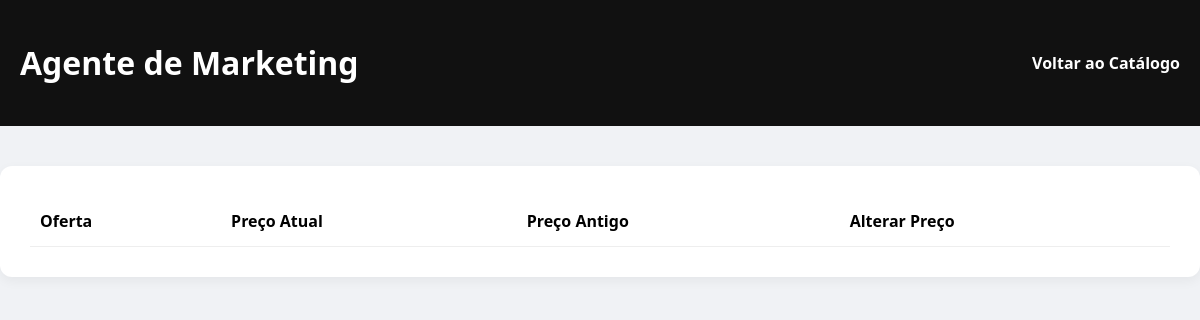
Before: /scripts/agentemarketing.php with the older database file.
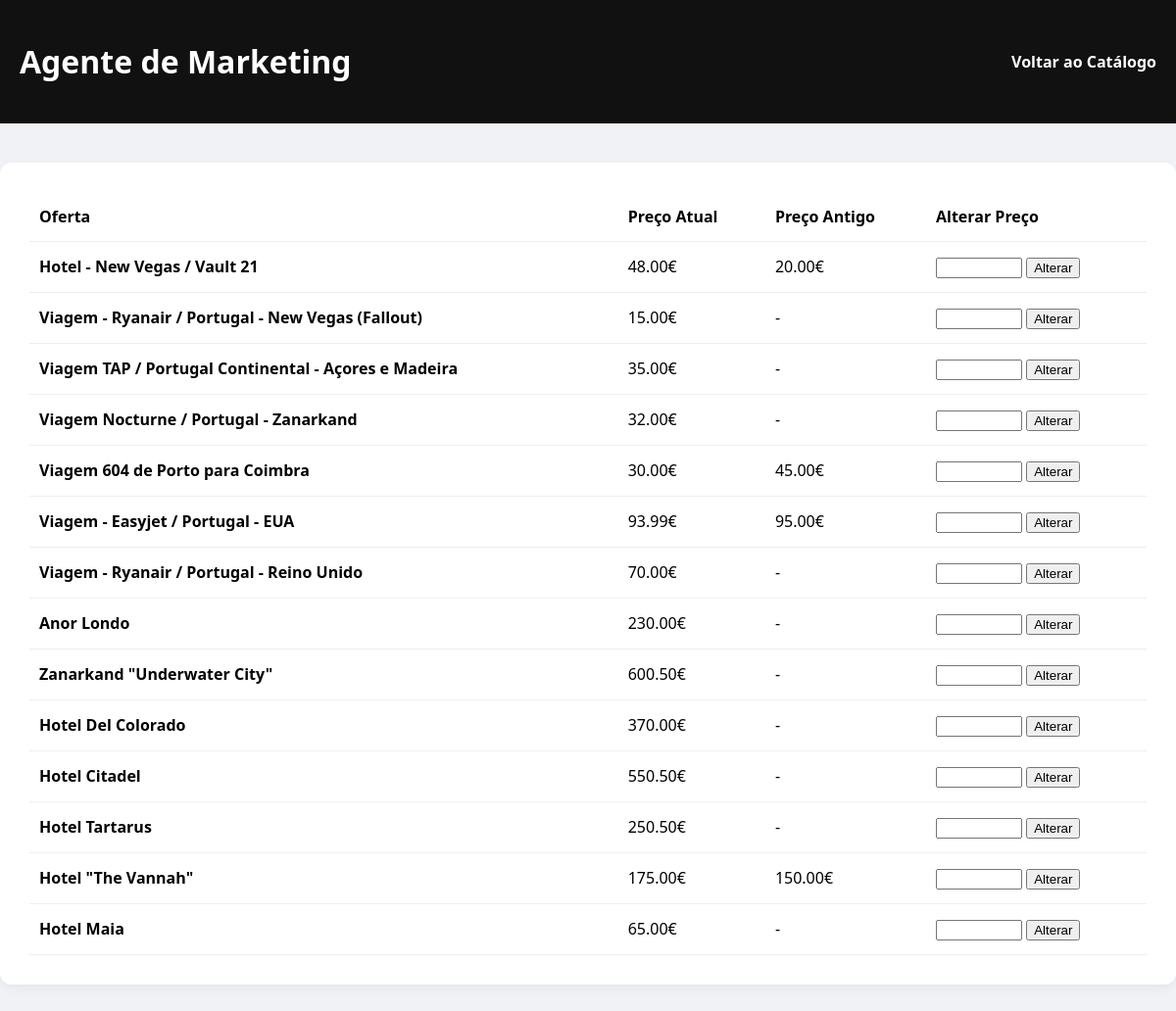
After: the same page with the newer database file.
### tables this page shows
CREATE TABLE ofertas (
    id INTEGER PRIMARY KEY AUTOINCREMENT,
    titulo TEXT NOT NULL,
    descricao TEXT NOT NULL,
    preco REAL NOT NULL,
    preco_antigo REAL
);

### scripts/agentemarketing.php (the view, shortened to what this page needs)
<?php
$db = new PDO("sqlite:" . __DIR__ . "/hshotels.db");
$ofertas = $db->query("SELECT * FROM ofertas ORDER BY id DESC")->fetchAll(PDO::FETCH_ASSOC);
?>
<!DOCTYPE html>
<html lang="pt-PT">
<head>
</head>
<body>
    <div class="header">
        <h1>Agente de Marketing</h1>
        <a href="catalogo.php" style="color: white; text-decoration: none; font-weight: bold;">Voltar ao Catálogo</a>
    </div>
    <div class="container">
        <table>
            <thead>
                <tr>
                    <th>Oferta</th>
                    <th>Preço Atual</th>
                    <th>Preço Antigo</th>
                    <th>Alterar Preço</th>
                </tr>
            </thead>
            <tbody>
                <?php foreach ($ofertas as $o): ?>
                    <tr>
                        <td><strong><?php echo htmlspecialchars($o['titulo']); ?></strong></td>
                        <td><?php echo number_format($o['preco'], 2); ?>€</td>
                        <td><?php echo $o['preco_antigo'] ? number_format($o['preco_antigo'], 2) . "€" : "-"; ?></td>
                        <td>
                            <form method="POST">
                                <input type="number" name="novo_preco" step="0.01" required style="width: 80px;">
                                <button type="submit">Alterar</button>
                            </form>
                        </td>
                    </tr>
                <?php endforeach; ?>
            </tbody>
        </table>
    </div>
</body>
</html>

Changed rows visible on the page:
added ofertas: titulo "Hotel - New Vegas / Vault 21", preco "48.00", preco_antigo "20.00"
added ofertas: titulo "Viagem - Ryanair / Portugal - New Vegas (Fallout)", preco "15.00"
added ofertas: titulo "Viagem TAP / Portugal Continental - Açores e Madeira", preco "35.00"
added ofertas: titulo "Viagem Nocturne / Portugal - Zanarkand", preco "32.00"
added ofertas: titulo "Viagem 604 de Porto para Coimbra", preco "30.00", preco_antigo "45.00"
added ofertas: titulo "Viagem - Easyjet / Portugal - EUA", preco "93.99", preco_antigo "95.00"
added ofertas: titulo "Viagem - Ryanair / Portugal - Reino Unido", preco "70.00"
added ofertas: titulo "Anor Londo", preco "230.00"
added ofertas: titulo "Zanarkand \"Underwater City\"", preco "600.50"
added ofertas: titulo "Hotel Del Colorado", preco "370.00"
added ofertas: titulo "Hotel Citadel", preco "550.50"
added ofertas: titulo "Hotel Tartarus", preco "250.50"
added ofertas: titulo "Hotel \"The Vannah\"", preco "175.00", preco_antigo "150.00"
added ofertas: titulo "Hotel Maia", preco "65.00"
